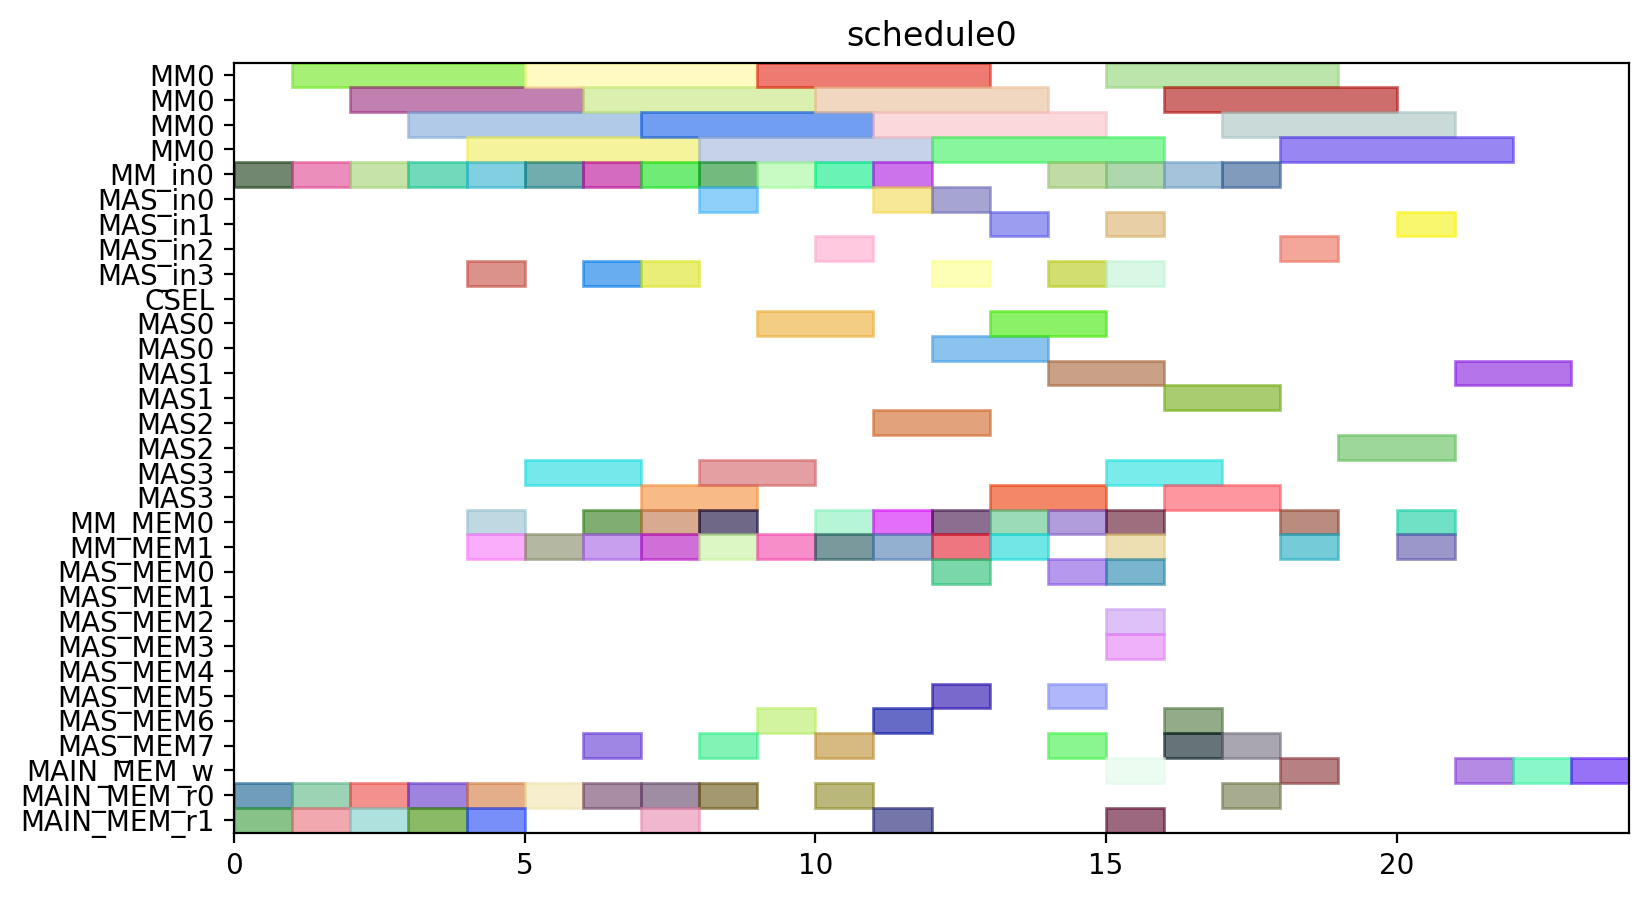

Write the Python code that produced this figure.
from pyschedule import Scenario, solvers, plotters, alt


def solve():
	horizon = 120
	S = Scenario("schedule0", horizon=horizon)

	# resource
	MM = S.Resources('MM', num=1, size=4)
	MM_in = S.Resources('MM_in', num=1)
	MAS_in = S.Resources('MAS_in', num=4)
	CSEL = S.Resource('CSEL')
	MAS = S.Resources('MAS', num=4, size=2, periods=range(1, horizon))
	MM_MEM = S.Resources('MM_MEM', num=2)
	MAS_MEM = S.Resources('MAS_MEM', num=8)
	MAIN_MEM_w = S.Resource('MAIN_MEM_w', size=1)
	MAIN_MEM_r = S.Resources('MAIN_MEM_r', num=2)

	# result of previous scheduling

	# new tasks
	t0 = S.Task('t0', length=4, delay_cost=1)
	t0 += alt(MM)
	t0_in = S.Task('t0_in', length=1, delay_cost=1)
	t0_in += alt(MM_in)
	S += t0_in*MM_in[0]<=t0*MM[0]
	t0_mem0 = S.Task('t0_mem0', length=1, delay_cost=1)
	t0_mem0 += MAIN_MEM_r[0]
	S += t0_mem0 <= t0

	t0_mem1 = S.Task('t0_mem1', length=1, delay_cost=1)
	t0_mem1 += MAIN_MEM_r[1]
	S += t0_mem1 <= t0

	t1 = S.Task('t1', length=4, delay_cost=1)
	t1 += alt(MM)
	t1_in = S.Task('t1_in', length=1, delay_cost=1)
	t1_in += alt(MM_in)
	S += t1_in*MM_in[0]<=t1*MM[0]
	t1_mem0 = S.Task('t1_mem0', length=1, delay_cost=1)
	t1_mem0 += MAIN_MEM_r[0]
	S += t1_mem0 <= t1

	t1_mem1 = S.Task('t1_mem1', length=1, delay_cost=1)
	t1_mem1 += MAIN_MEM_r[1]
	S += t1_mem1 <= t1

	t2 = S.Task('t2', length=4, delay_cost=1)
	t2 += alt(MM)
	t2_in = S.Task('t2_in', length=1, delay_cost=1)
	t2_in += alt(MM_in)
	S += t2_in*MM_in[0]<=t2*MM[0]
	t2_mem0 = S.Task('t2_mem0', length=1, delay_cost=1)
	t2_mem0 += MAIN_MEM_r[0]
	S += t2_mem0 <= t2

	t2_mem1 = S.Task('t2_mem1', length=1, delay_cost=1)
	t2_mem1 += MAIN_MEM_r[1]
	S += t2_mem1 <= t2

	t3 = S.Task('t3', length=4, delay_cost=1)
	t3 += alt(MM)
	t3_in = S.Task('t3_in', length=1, delay_cost=1)
	t3_in += alt(MM_in)
	S += t3_in*MM_in[0]<=t3*MM[0]
	t3_mem0 = S.Task('t3_mem0', length=1, delay_cost=1)
	t3_mem0 += MAIN_MEM_r[0]
	S += t3_mem0 <= t3

	t3_mem1 = S.Task('t3_mem1', length=1, delay_cost=1)
	t3_mem1 += MAIN_MEM_r[1]
	S += t3_mem1 <= t3

	t5 = S.Task('t5', length=4, delay_cost=1)
	t5 += alt(MM)
	t5_in = S.Task('t5_in', length=1, delay_cost=1)
	t5_in += alt(MM_in)
	S += t5_in*MM_in[0]<=t5*MM[0]
	t5_mem0 = S.Task('t5_mem0', length=1, delay_cost=1)
	t5_mem0 += MAIN_MEM_r[0]
	S += t5_mem0 <= t5

	t5_mem1 = S.Task('t5_mem1', length=1, delay_cost=1)
	t5_mem1 += MAIN_MEM_r[1]
	S += t5_mem1 <= t5

	t23 = S.Task('t23', length=4, delay_cost=1)
	t23 += alt(MM)
	t23_in = S.Task('t23_in', length=1, delay_cost=1)
	t23_in += alt(MM_in)
	S += t23_in*MM_in[0]<=t23*MM[0]
	t23_mem0 = S.Task('t23_mem0', length=1, delay_cost=1)
	t23_mem0 += MAIN_MEM_r[0]
	S += t23_mem0 <= t23

	t23_mem1 = S.Task('t23_mem1', length=1, delay_cost=1)
	t23_mem1 += MAIN_MEM_r[1]
	S += t23_mem1 <= t23

	t4 = S.Task('t4', length=2, delay_cost=1)
	t4 += alt(MAS)
	t4_in = S.Task('t4_in', length=1, delay_cost=1)
	t4_in += alt(MAS_in)
	S += t4_in*MAS_in[0]<=t4*MAS[0]

	S += t4_in*MAS_in[1]<=t4*MAS[1]

	S += t4_in*MAS_in[2]<=t4*MAS[2]

	S += t4_in*MAS_in[3]<=t4*MAS[3]

	t4_mem0 = S.Task('t4_mem0', length=1, delay_cost=1)
	t4_mem0 += alt(MM_MEM)
	S += (t3*MM[0])-1 < t4_mem0*MM_MEM[0]
	S += t4_mem0 <= t4

	t4_mem1 = S.Task('t4_mem1', length=1, delay_cost=1)
	t4_mem1 += alt(MM_MEM)
	S += (t3*MM[0])-1 < t4_mem1*MM_MEM[1]
	S += t4_mem1 <= t4

	t6 = S.Task('t6', length=2, delay_cost=1)
	t6 += alt(MAS)
	t6_in = S.Task('t6_in', length=1, delay_cost=1)
	t6_in += alt(MAS_in)
	S += t6_in*MAS_in[0]<=t6*MAS[0]

	S += t6_in*MAS_in[1]<=t6*MAS[1]

	S += t6_in*MAS_in[2]<=t6*MAS[2]

	S += t6_in*MAS_in[3]<=t6*MAS[3]

	t6_mem0 = S.Task('t6_mem0', length=1, delay_cost=1)
	t6_mem0 += alt(MM_MEM)
	S += (t5*MM[0])-1 < t6_mem0*MM_MEM[0]
	S += t6_mem0 <= t6

	t6_mem1 = S.Task('t6_mem1', length=1, delay_cost=1)
	t6_mem1 += alt(MM_MEM)
	S += (t5*MM[0])-1 < t6_mem1*MM_MEM[1]
	S += t6_mem1 <= t6

	t8 = S.Task('t8', length=4, delay_cost=1)
	t8 += alt(MM)
	t8_in = S.Task('t8_in', length=1, delay_cost=1)
	t8_in += alt(MM_in)
	S += t8_in*MM_in[0]<=t8*MM[0]
	t8_mem0 = S.Task('t8_mem0', length=1, delay_cost=1)
	t8_mem0 += MAIN_MEM_r[0]
	S += t8_mem0 <= t8

	t8_mem1 = S.Task('t8_mem1', length=1, delay_cost=1)
	t8_mem1 += alt(MM_MEM)
	S += (t2*MM[0])-1 < t8_mem1*MM_MEM[1]
	S += t8_mem1 <= t8

	t15 = S.Task('t15', length=4, delay_cost=1)
	t15 += alt(MM)
	t15_in = S.Task('t15_in', length=1, delay_cost=1)
	t15_in += alt(MM_in)
	S += t15_in*MM_in[0]<=t15*MM[0]
	t15_mem0 = S.Task('t15_mem0', length=1, delay_cost=1)
	t15_mem0 += MAIN_MEM_r[0]
	S += t15_mem0 <= t15

	t15_mem1 = S.Task('t15_mem1', length=1, delay_cost=1)
	t15_mem1 += alt(MM_MEM)
	S += (t2*MM[0])-1 < t15_mem1*MM_MEM[1]
	S += t15_mem1 <= t15

	t19 = S.Task('t19', length=2, delay_cost=1)
	t19 += alt(MAS)
	t19_in = S.Task('t19_in', length=1, delay_cost=1)
	t19_in += alt(MAS_in)
	S += t19_in*MAS_in[0]<=t19*MAS[0]

	S += t19_in*MAS_in[1]<=t19*MAS[1]

	S += t19_in*MAS_in[2]<=t19*MAS[2]

	S += t19_in*MAS_in[3]<=t19*MAS[3]

	t19_mem0 = S.Task('t19_mem0', length=1, delay_cost=1)
	t19_mem0 += alt(MM_MEM)
	S += (t0*MM[0])-1 < t19_mem0*MM_MEM[0]
	S += t19_mem0 <= t19

	t19_mem1 = S.Task('t19_mem1', length=1, delay_cost=1)
	t19_mem1 += alt(MM_MEM)
	S += (t0*MM[0])-1 < t19_mem1*MM_MEM[1]
	S += t19_mem1 <= t19

	t24 = S.Task('t24', length=2, delay_cost=1)
	t24 += alt(MAS)
	t24_in = S.Task('t24_in', length=1, delay_cost=1)
	t24_in += alt(MAS_in)
	S += t24_in*MAS_in[0]<=t24*MAS[0]

	S += t24_in*MAS_in[1]<=t24*MAS[1]

	S += t24_in*MAS_in[2]<=t24*MAS[2]

	S += t24_in*MAS_in[3]<=t24*MAS[3]

	t24_mem0 = S.Task('t24_mem0', length=1, delay_cost=1)
	t24_mem0 += alt(MM_MEM)
	S += (t23*MM[0])-1 < t24_mem0*MM_MEM[0]
	S += t24_mem0 <= t24

	t24_mem1 = S.Task('t24_mem1', length=1, delay_cost=1)
	t24_mem1 += alt(MM_MEM)
	S += (t23*MM[0])-1 < t24_mem1*MM_MEM[1]
	S += t24_mem1 <= t24

	t7 = S.Task('t7', length=4, delay_cost=1)
	t7 += alt(MM)
	t7_in = S.Task('t7_in', length=1, delay_cost=1)
	t7_in += alt(MM_in)
	S += t7_in*MM_in[0]<=t7*MM[0]
	t7_mem0 = S.Task('t7_mem0', length=1, delay_cost=1)
	t7_mem0 += MAIN_MEM_r[0]
	S += t7_mem0 <= t7

	t7_mem1 = S.Task('t7_mem1', length=1, delay_cost=1)
	t7_mem1 += alt(MAS_MEM)
	S += (t6*MAS[0])-1 < t7_mem1*MAS_MEM[1]
	S += (t6*MAS[1])-1 < t7_mem1*MAS_MEM[3]
	S += (t6*MAS[2])-1 < t7_mem1*MAS_MEM[5]
	S += (t6*MAS[3])-1 < t7_mem1*MAS_MEM[7]
	S += t7_mem1 <= t7

	t14 = S.Task('t14', length=4, delay_cost=1)
	t14 += alt(MM)
	t14_in = S.Task('t14_in', length=1, delay_cost=1)
	t14_in += alt(MM_in)
	S += t14_in*MM_in[0]<=t14*MM[0]
	S += 0<t14

	t14_w = S.Task('t14_w', length=1, delay_cost=1)
	t14_w += alt(MAIN_MEM_w)
	S += t14 <= t14_w

	t14_mem0 = S.Task('t14_mem0', length=1, delay_cost=1)
	t14_mem0 += MAIN_MEM_r[0]
	S += t14_mem0 <= t14

	t14_mem1 = S.Task('t14_mem1', length=1, delay_cost=1)
	t14_mem1 += alt(MAS_MEM)
	S += (t6*MAS[0])-1 < t14_mem1*MAS_MEM[1]
	S += (t6*MAS[1])-1 < t14_mem1*MAS_MEM[3]
	S += (t6*MAS[2])-1 < t14_mem1*MAS_MEM[5]
	S += (t6*MAS[3])-1 < t14_mem1*MAS_MEM[7]
	S += t14_mem1 <= t14

	t16 = S.Task('t16', length=2, delay_cost=1)
	t16 += alt(MAS)
	t16_in = S.Task('t16_in', length=1, delay_cost=1)
	t16_in += alt(MAS_in)
	S += t16_in*MAS_in[0]<=t16*MAS[0]

	S += t16_in*MAS_in[1]<=t16*MAS[1]

	S += t16_in*MAS_in[2]<=t16*MAS[2]

	S += t16_in*MAS_in[3]<=t16*MAS[3]

	t16_mem0 = S.Task('t16_mem0', length=1, delay_cost=1)
	t16_mem0 += alt(MM_MEM)
	S += (t0*MM[0])-1 < t16_mem0*MM_MEM[0]
	S += t16_mem0 <= t16

	t16_mem1 = S.Task('t16_mem1', length=1, delay_cost=1)
	t16_mem1 += alt(MM_MEM)
	S += (t15*MM[0])-1 < t16_mem1*MM_MEM[1]
	S += t16_mem1 <= t16

	t20 = S.Task('t20', length=2, delay_cost=1)
	t20 += alt(MAS)
	t20_in = S.Task('t20_in', length=1, delay_cost=1)
	t20_in += alt(MAS_in)
	S += t20_in*MAS_in[0]<=t20*MAS[0]

	S += t20_in*MAS_in[1]<=t20*MAS[1]

	S += t20_in*MAS_in[2]<=t20*MAS[2]

	S += t20_in*MAS_in[3]<=t20*MAS[3]

	t20_mem0 = S.Task('t20_mem0', length=1, delay_cost=1)
	t20_mem0 += alt(MM_MEM)
	S += (t0*MM[0])-1 < t20_mem0*MM_MEM[0]
	S += t20_mem0 <= t20

	t20_mem1 = S.Task('t20_mem1', length=1, delay_cost=1)
	t20_mem1 += alt(MAS_MEM)
	S += (t19*MAS[0])-1 < t20_mem1*MAS_MEM[1]
	S += (t19*MAS[1])-1 < t20_mem1*MAS_MEM[3]
	S += (t19*MAS[2])-1 < t20_mem1*MAS_MEM[5]
	S += (t19*MAS[3])-1 < t20_mem1*MAS_MEM[7]
	S += t20_mem1 <= t20

	t25 = S.Task('t25', length=4, delay_cost=1)
	t25 += alt(MM)
	t25_in = S.Task('t25_in', length=1, delay_cost=1)
	t25_in += alt(MM_in)
	S += t25_in*MM_in[0]<=t25*MM[0]
	t25_mem0 = S.Task('t25_mem0', length=1, delay_cost=1)
	t25_mem0 += alt(MAS_MEM)
	S += (t24*MAS[0])-1 < t25_mem0*MAS_MEM[0]
	S += (t24*MAS[1])-1 < t25_mem0*MAS_MEM[2]
	S += (t24*MAS[2])-1 < t25_mem0*MAS_MEM[4]
	S += (t24*MAS[3])-1 < t25_mem0*MAS_MEM[6]
	S += t25_mem0 <= t25

	t25_mem1 = S.Task('t25_mem1', length=1, delay_cost=1)
	t25_mem1 += MAIN_MEM_r[1]
	S += t25_mem1 <= t25

	t26 = S.Task('t26', length=4, delay_cost=1)
	t26 += alt(MM)
	t26_in = S.Task('t26_in', length=1, delay_cost=1)
	t26_in += alt(MM_in)
	S += t26_in*MM_in[0]<=t26*MM[0]
	t26_mem0 = S.Task('t26_mem0', length=1, delay_cost=1)
	t26_mem0 += alt(MAS_MEM)
	S += (t24*MAS[0])-1 < t26_mem0*MAS_MEM[0]
	S += (t24*MAS[1])-1 < t26_mem0*MAS_MEM[2]
	S += (t24*MAS[2])-1 < t26_mem0*MAS_MEM[4]
	S += (t24*MAS[3])-1 < t26_mem0*MAS_MEM[6]
	S += t26_mem0 <= t26

	t26_mem1 = S.Task('t26_mem1', length=1, delay_cost=1)
	t26_mem1 += alt(MM_MEM)
	S += (t1*MM[0])-1 < t26_mem1*MM_MEM[1]
	S += t26_mem1 <= t26

	t9 = S.Task('t9', length=2, delay_cost=1)
	t9 += alt(MAS)
	t9_in = S.Task('t9_in', length=1, delay_cost=1)
	t9_in += alt(MAS_in)
	S += t9_in*MAS_in[0]<=t9*MAS[0]

	S += t9_in*MAS_in[1]<=t9*MAS[1]

	S += t9_in*MAS_in[2]<=t9*MAS[2]

	S += t9_in*MAS_in[3]<=t9*MAS[3]

	t9_mem0 = S.Task('t9_mem0', length=1, delay_cost=1)
	t9_mem0 += alt(MM_MEM)
	S += (t7*MM[0])-1 < t9_mem0*MM_MEM[0]
	S += t9_mem0 <= t9

	t9_mem1 = S.Task('t9_mem1', length=1, delay_cost=1)
	t9_mem1 += alt(MM_MEM)
	S += (t8*MM[0])-1 < t9_mem1*MM_MEM[1]
	S += t9_mem1 <= t9

	t17 = S.Task('t17', length=4, delay_cost=1)
	t17 += alt(MM)
	t17_in = S.Task('t17_in', length=1, delay_cost=1)
	t17_in += alt(MM_in)
	S += t17_in*MM_in[0]<=t17*MM[0]
	S += 0<t17

	t17_w = S.Task('t17_w', length=1, delay_cost=1)
	t17_w += alt(MAIN_MEM_w)
	S += t17 <= t17_w

	t17_mem0 = S.Task('t17_mem0', length=1, delay_cost=1)
	t17_mem0 += MAIN_MEM_r[0]
	S += t17_mem0 <= t17

	t17_mem1 = S.Task('t17_mem1', length=1, delay_cost=1)
	t17_mem1 += alt(MAS_MEM)
	S += (t16*MAS[0])-1 < t17_mem1*MAS_MEM[1]
	S += (t16*MAS[1])-1 < t17_mem1*MAS_MEM[3]
	S += (t16*MAS[2])-1 < t17_mem1*MAS_MEM[5]
	S += (t16*MAS[3])-1 < t17_mem1*MAS_MEM[7]
	S += t17_mem1 <= t17

	t21 = S.Task('t21', length=2, delay_cost=1)
	t21 += alt(MAS)
	t21_in = S.Task('t21_in', length=1, delay_cost=1)
	t21_in += alt(MAS_in)
	S += t21_in*MAS_in[0]<=t21*MAS[0]

	S += t21_in*MAS_in[1]<=t21*MAS[1]

	S += t21_in*MAS_in[2]<=t21*MAS[2]

	S += t21_in*MAS_in[3]<=t21*MAS[3]

	t21_mem0 = S.Task('t21_mem0', length=1, delay_cost=1)
	t21_mem0 += alt(MAS_MEM)
	S += (t20*MAS[0])-1 < t21_mem0*MAS_MEM[0]
	S += (t20*MAS[1])-1 < t21_mem0*MAS_MEM[2]
	S += (t20*MAS[2])-1 < t21_mem0*MAS_MEM[4]
	S += (t20*MAS[3])-1 < t21_mem0*MAS_MEM[6]
	S += t21_mem0 <= t21

	t21_mem1 = S.Task('t21_mem1', length=1, delay_cost=1)
	t21_mem1 += alt(MM_MEM)
	S += (t15*MM[0])-1 < t21_mem1*MM_MEM[1]
	S += t21_mem1 <= t21

	t27 = S.Task('t27', length=2, delay_cost=1)
	t27 += alt(MAS)
	t27_in = S.Task('t27_in', length=1, delay_cost=1)
	t27_in += alt(MAS_in)
	S += t27_in*MAS_in[0]<=t27*MAS[0]

	S += t27_in*MAS_in[1]<=t27*MAS[1]

	S += t27_in*MAS_in[2]<=t27*MAS[2]

	S += t27_in*MAS_in[3]<=t27*MAS[3]

	t27_mem0 = S.Task('t27_mem0', length=1, delay_cost=1)
	t27_mem0 += alt(MM_MEM)
	S += (t26*MM[0])-1 < t27_mem0*MM_MEM[0]
	S += t27_mem0 <= t27

	t27_mem1 = S.Task('t27_mem1', length=1, delay_cost=1)
	t27_mem1 += alt(MM_MEM)
	S += (t26*MM[0])-1 < t27_mem1*MM_MEM[1]
	S += t27_mem1 <= t27

	t10 = S.Task('t10', length=2, delay_cost=1)
	t10 += alt(MAS)
	t10_in = S.Task('t10_in', length=1, delay_cost=1)
	t10_in += alt(MAS_in)
	S += t10_in*MAS_in[0]<=t10*MAS[0]

	S += t10_in*MAS_in[1]<=t10*MAS[1]

	S += t10_in*MAS_in[2]<=t10*MAS[2]

	S += t10_in*MAS_in[3]<=t10*MAS[3]

	t10_mem0 = S.Task('t10_mem0', length=1, delay_cost=1)
	t10_mem0 += alt(MM_MEM)
	S += (t1*MM[0])-1 < t10_mem0*MM_MEM[0]
	S += t10_mem0 <= t10

	t10_mem1 = S.Task('t10_mem1', length=1, delay_cost=1)
	t10_mem1 += alt(MAS_MEM)
	S += (t9*MAS[0])-1 < t10_mem1*MAS_MEM[1]
	S += (t9*MAS[1])-1 < t10_mem1*MAS_MEM[3]
	S += (t9*MAS[2])-1 < t10_mem1*MAS_MEM[5]
	S += (t9*MAS[3])-1 < t10_mem1*MAS_MEM[7]
	S += t10_mem1 <= t10

	t11 = S.Task('t11', length=2, delay_cost=1)
	t11 += alt(MAS)
	t11_in = S.Task('t11_in', length=1, delay_cost=1)
	t11_in += alt(MAS_in)
	S += t11_in*MAS_in[0]<=t11*MAS[0]

	S += t11_in*MAS_in[1]<=t11*MAS[1]

	S += t11_in*MAS_in[2]<=t11*MAS[2]

	S += t11_in*MAS_in[3]<=t11*MAS[3]

	t11_mem0 = S.Task('t11_mem0', length=1, delay_cost=1)
	t11_mem0 += alt(MM_MEM)
	S += (t1*MM[0])-1 < t11_mem0*MM_MEM[0]
	S += t11_mem0 <= t11

	t11_mem1 = S.Task('t11_mem1', length=1, delay_cost=1)
	t11_mem1 += alt(MAS_MEM)
	S += (t9*MAS[0])-1 < t11_mem1*MAS_MEM[1]
	S += (t9*MAS[1])-1 < t11_mem1*MAS_MEM[3]
	S += (t9*MAS[2])-1 < t11_mem1*MAS_MEM[5]
	S += (t9*MAS[3])-1 < t11_mem1*MAS_MEM[7]
	S += t11_mem1 <= t11

	t22 = S.Task('t22', length=4, delay_cost=1)
	t22 += alt(MM)
	t22_in = S.Task('t22_in', length=1, delay_cost=1)
	t22_in += alt(MM_in)
	S += t22_in*MM_in[0]<=t22*MM[0]
	t22_mem0 = S.Task('t22_mem0', length=1, delay_cost=1)
	t22_mem0 += alt(MAS_MEM)
	S += (t21*MAS[0])-1 < t22_mem0*MAS_MEM[0]
	S += (t21*MAS[1])-1 < t22_mem0*MAS_MEM[2]
	S += (t21*MAS[2])-1 < t22_mem0*MAS_MEM[4]
	S += (t21*MAS[3])-1 < t22_mem0*MAS_MEM[6]
	S += t22_mem0 <= t22

	t22_mem1 = S.Task('t22_mem1', length=1, delay_cost=1)
	t22_mem1 += MAIN_MEM_r[1]
	S += t22_mem1 <= t22

	new_PZ = S.Task('new_PZ', length=2, delay_cost=1)
	new_PZ += alt(MAS)
	new_PZ_in = S.Task('new_PZ_in', length=1, delay_cost=1)
	new_PZ_in += alt(MAS_in)
	S += new_PZ_in*MAS_in[0]<=new_PZ*MAS[0]

	S += new_PZ_in*MAS_in[1]<=new_PZ*MAS[1]

	S += new_PZ_in*MAS_in[2]<=new_PZ*MAS[2]

	S += new_PZ_in*MAS_in[3]<=new_PZ*MAS[3]

	S += 0<new_PZ

	new_PZ_w = S.Task('new_PZ_w', length=1, delay_cost=1)
	new_PZ_w += alt(MAIN_MEM_w)
	S += new_PZ <= new_PZ_w

	new_PZ_mem0 = S.Task('new_PZ_mem0', length=1, delay_cost=1)
	new_PZ_mem0 += alt(MAS_MEM)
	S += (t27*MAS[0])-1 < new_PZ_mem0*MAS_MEM[0]
	S += (t27*MAS[1])-1 < new_PZ_mem0*MAS_MEM[2]
	S += (t27*MAS[2])-1 < new_PZ_mem0*MAS_MEM[4]
	S += (t27*MAS[3])-1 < new_PZ_mem0*MAS_MEM[6]
	S += new_PZ_mem0 <= new_PZ

	new_PZ_mem1 = S.Task('new_PZ_mem1', length=1, delay_cost=1)
	new_PZ_mem1 += alt(MAS_MEM)
	S += (t27*MAS[0])-1 < new_PZ_mem1*MAS_MEM[1]
	S += (t27*MAS[1])-1 < new_PZ_mem1*MAS_MEM[3]
	S += (t27*MAS[2])-1 < new_PZ_mem1*MAS_MEM[5]
	S += (t27*MAS[3])-1 < new_PZ_mem1*MAS_MEM[7]
	S += new_PZ_mem1 <= new_PZ

	t12 = S.Task('t12', length=4, delay_cost=1)
	t12 += alt(MM)
	t12_in = S.Task('t12_in', length=1, delay_cost=1)
	t12_in += alt(MM_in)
	S += t12_in*MM_in[0]<=t12*MM[0]
	t12_mem0 = S.Task('t12_mem0', length=1, delay_cost=1)
	t12_mem0 += alt(MAS_MEM)
	S += (t10*MAS[0])-1 < t12_mem0*MAS_MEM[0]
	S += (t10*MAS[1])-1 < t12_mem0*MAS_MEM[2]
	S += (t10*MAS[2])-1 < t12_mem0*MAS_MEM[4]
	S += (t10*MAS[3])-1 < t12_mem0*MAS_MEM[6]
	S += t12_mem0 <= t12

	t12_mem1 = S.Task('t12_mem1', length=1, delay_cost=1)
	t12_mem1 += alt(MAS_MEM)
	S += (t11*MAS[0])-1 < t12_mem1*MAS_MEM[1]
	S += (t11*MAS[1])-1 < t12_mem1*MAS_MEM[3]
	S += (t11*MAS[2])-1 < t12_mem1*MAS_MEM[5]
	S += (t11*MAS[3])-1 < t12_mem1*MAS_MEM[7]
	S += t12_mem1 <= t12

	t13 = S.Task('t13', length=4, delay_cost=1)
	t13 += alt(MM)
	t13_in = S.Task('t13_in', length=1, delay_cost=1)
	t13_in += alt(MM_in)
	S += t13_in*MM_in[0]<=t13*MM[0]
	t13_mem0 = S.Task('t13_mem0', length=1, delay_cost=1)
	t13_mem0 += alt(MAS_MEM)
	S += (t4*MAS[0])-1 < t13_mem0*MAS_MEM[0]
	S += (t4*MAS[1])-1 < t13_mem0*MAS_MEM[2]
	S += (t4*MAS[2])-1 < t13_mem0*MAS_MEM[4]
	S += (t4*MAS[3])-1 < t13_mem0*MAS_MEM[6]
	S += t13_mem0 <= t13

	t13_mem1 = S.Task('t13_mem1', length=1, delay_cost=1)
	t13_mem1 += alt(MAS_MEM)
	S += (t10*MAS[0])-1 < t13_mem1*MAS_MEM[1]
	S += (t10*MAS[1])-1 < t13_mem1*MAS_MEM[3]
	S += (t10*MAS[2])-1 < t13_mem1*MAS_MEM[5]
	S += (t10*MAS[3])-1 < t13_mem1*MAS_MEM[7]
	S += t13_mem1 <= t13

	new_PY = S.Task('new_PY', length=2, delay_cost=1)
	new_PY += alt(MAS)
	new_PY_in = S.Task('new_PY_in', length=1, delay_cost=1)
	new_PY_in += alt(MAS_in)
	S += new_PY_in*MAS_in[0]<=new_PY*MAS[0]

	S += new_PY_in*MAS_in[1]<=new_PY*MAS[1]

	S += new_PY_in*MAS_in[2]<=new_PY*MAS[2]

	S += new_PY_in*MAS_in[3]<=new_PY*MAS[3]

	S += 0<new_PY

	new_PY_w = S.Task('new_PY_w', length=1, delay_cost=1)
	new_PY_w += alt(MAIN_MEM_w)
	S += new_PY <= new_PY_w

	new_PY_mem0 = S.Task('new_PY_mem0', length=1, delay_cost=1)
	new_PY_mem0 += alt(MM_MEM)
	S += (t12*MM[0])-1 < new_PY_mem0*MM_MEM[0]
	S += new_PY_mem0 <= new_PY

	new_PY_mem1 = S.Task('new_PY_mem1', length=1, delay_cost=1)
	new_PY_mem1 += alt(MM_MEM)
	S += (t22*MM[0])-1 < new_PY_mem1*MM_MEM[1]
	S += new_PY_mem1 <= new_PY

	new_PX = S.Task('new_PX', length=2, delay_cost=1)
	new_PX += alt(MAS)
	new_PX_in = S.Task('new_PX_in', length=1, delay_cost=1)
	new_PX_in += alt(MAS_in)
	S += new_PX_in*MAS_in[0]<=new_PX*MAS[0]

	S += new_PX_in*MAS_in[1]<=new_PX*MAS[1]

	S += new_PX_in*MAS_in[2]<=new_PX*MAS[2]

	S += new_PX_in*MAS_in[3]<=new_PX*MAS[3]

	S += 0<new_PX

	new_PX_w = S.Task('new_PX_w', length=1, delay_cost=1)
	new_PX_w += alt(MAIN_MEM_w)
	S += new_PX <= new_PX_w

	new_PX_mem0 = S.Task('new_PX_mem0', length=1, delay_cost=1)
	new_PX_mem0 += alt(MM_MEM)
	S += (t13*MM[0])-1 < new_PX_mem0*MM_MEM[0]
	S += new_PX_mem0 <= new_PX

	new_PX_mem1 = S.Task('new_PX_mem1', length=1, delay_cost=1)
	new_PX_mem1 += alt(MM_MEM)
	S += (t25*MM[0])-1 < new_PX_mem1*MM_MEM[1]
	S += new_PX_mem1 <= new_PX

	solvers.mip.solve(S,msg=1,kind='CPLEX',ratio_gap=1.01)

	solution = [['hoge']*len(S.solution()[1]) for i in range(len(S.solution()))]
	for i in range(len(S.solution())):
		for j in range(len(S.solution()[i])):
			solution[i][j]=str(S.solution()[i][j])
	print(solution)

	cycles = int(solution[-1][3])

	pic_file_name = "/home/mfukuda/ABE/multiRAM_multiMAS_16mux/scheduling_result/stage4MM1_stage2MAS4/EP_DBL_A_ANY/schedule0.png"
	if(S.solution() != []):
		plotters.matplotlib.plot(S,img_filename=pic_file_name, show_task_labels=False, fig_size=(cycles*0.25+3, 5))

	return solution
